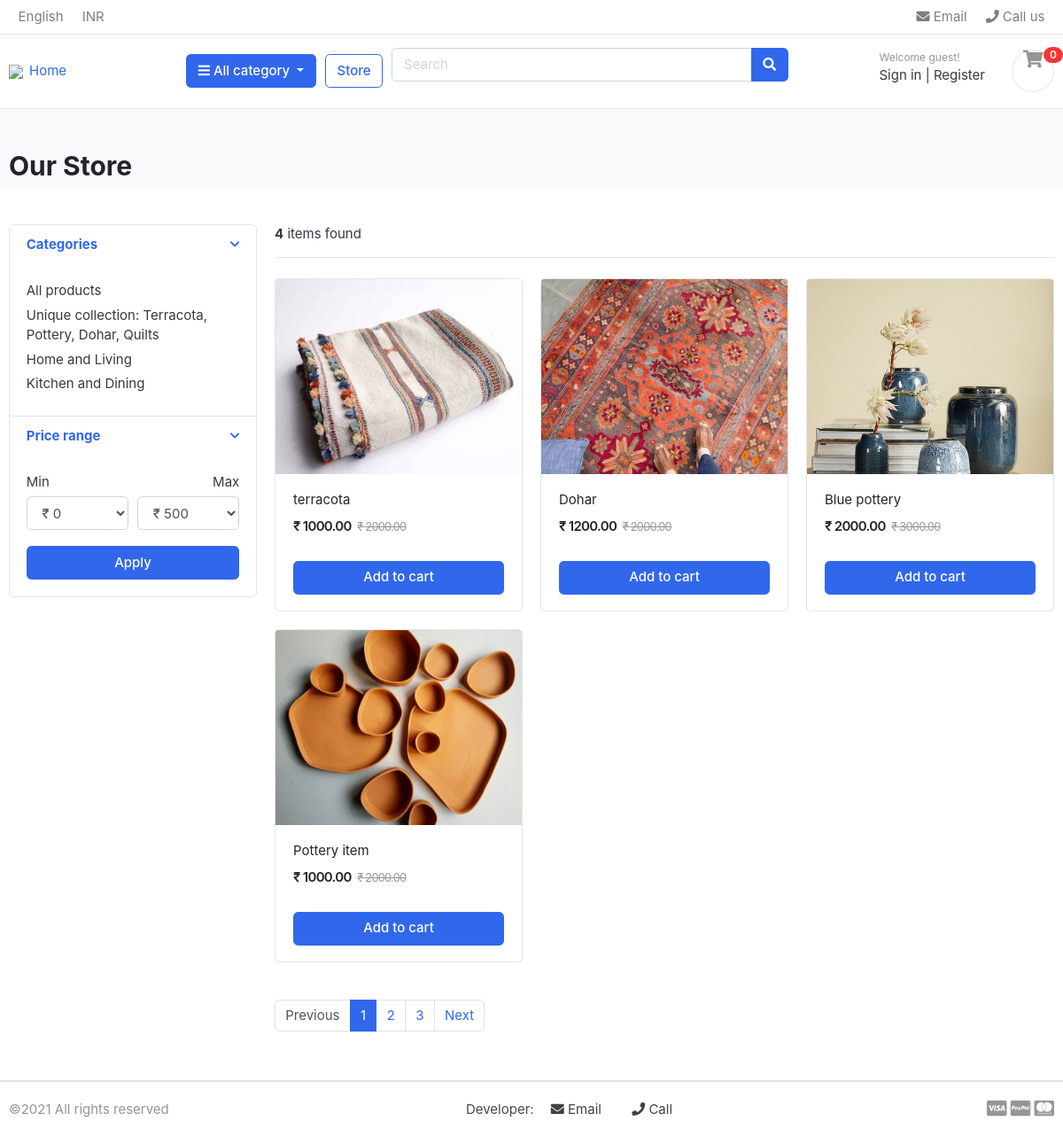
The page /shop/category/terracota/ on the database its author committed.
### all_category/models.py (models this page shows, shortened)
class Category(models.Model):
    category_name = models.CharField(max_length=100,unique=True)
    slug = models.SlugField(max_length=100,unique=True)
    category_img = models.ImageField(upload_to="photos/category",blank =True)
    description = models.TextField(max_length=300,blank = True)
    class Meta:
        verbose_name = "category"
        verbose_name_plural = "categories"
    def get_url(self):
        return reverse('products_by_category',args = [self.slug])

### shop/models.py (models this page shows, shortened)
class Product(models.Model):
    items = models.CharField(max_length=120)
    slug = models.SlugField (verbose_name = "slug",allow_unicode = True,unique=True,blank = True,null = True)
    price = models.DecimalField(max_digits=10,decimal_places=2)
    discounted_price = models.DecimalField(max_digits=10,decimal_places=2)
    description = models.TextField()
    image = models.ImageField(max_length=300,upload_to="product_images")
    stock = models.IntegerField(default=0)
    is_available = models.BooleanField(default=True)
    category = models.ForeignKey(Category, on_delete=models.CASCADE)
    created_date = models.DateTimeField(auto_now=True)
    modified_date = models.DateTimeField(auto_now=True)
    def get_url(self):
        return reverse('product_detail',args = [self.category.slug, self.slug])

### shop/views.py (the view)
# urls.py: path("",views.shop,name="shop"),
def shop(request,category_slug= None):
    categories = None
    products = None
    if category_slug !=None:
        categories = get_object_or_404(Category,slug = category_slug )
        products = Product.objects.filter(category = categories,is_available = True)
        product_count = products.count()
    else:
        products = Product.objects.all().filter(is_available=True)
        product_count = products.count()
    context = {"products":products,"product_count":product_count}
    return render(request, "shop/shop.html",context)

### all_category/context_processors.py (called while the page is built)
def menu_links(request):
    links = Category.objects.all()
    return dict(links = links)

### shop/templates/shop/shop.html (shortened to what this page needs)
{%extends 'base.html' %} {%load static%} {%block content%}
<section class="section-pagetop bg" style= "height: 5px;">
  <div class="container" style= "height: 5px;">
     {%if 'search' in request.path%}
<h2 class="title-page">Search Result</h2>
{% else %}
    <h2 class="title-page">Our Store</h2>
{%endif%}
  </div>
</section>
<section class="section-content padding-y">
  <div class="container">
    <div class="row">
      <aside class="col-md-3">
        <div class="card">
          <article class="filter-group">
            <header class="card-header">
              <a
                href="#"
                data-toggle="collapse"
                data-target="#collapse_1"
                aria-expanded="true"
                class=""
              >
                <i class="icon-control fa fa-chevron-down"></i>
                <h6 class="title">Categories</h6>
              </a>
            </header>
            <div class="filter-content collapse show" id="collapse_1" >
              <div class="card-body">
                <ul class="list-menu">
                  <li><a href="{% url 'shop' %}">All products </a></li>
                  {% for category in links %}
                  <li><a href="{{category.get_url }}">{{category.category_name}} </a></li>
                  {%endfor%}
                </ul>
              </div>
            </div>
          </article>
          <article class="filter-group">
            <header class="card-header">
              <a
                href="#"
                data-toggle="collapse"
                data-target="#collapse_3"
                aria-expanded="true"
                class=""
              >
                <i class="icon-control fa fa-chevron-down"></i>
                <h6 class="title">Price range</h6>
              </a>
            </header>
            <div class="filter-content collapse show" id="collapse_3" >
              <div class="card-body">
                <div class="form-row">
                  <div class="form-group col-md-6">
                    <label>Min</label>
                    <select class="mr-2 form-control">
                      <option value="0">&#8377 0</option>
                    </select>
                  </div>
                  <div class="form-group text-right col-md-6">
                    <label>Max</label>
                    <select class="mr-2 form-control">
                      <option value="50">&#8377 500</option>
                    </select>
                  </div>
                </div>
                <button class="btn btn-block btn-primary">Apply</button>
              </div>
            </div>
          </article>
        </div>
      </aside>
      <main class="col-md-9">
        <header class="border-bottom mb-4 pb-3">
          <div class="form-inline">
            <span class="mr-md-auto"> <b>{{product_count}}</b> items found  </span>
          </div>
        </header>
        <div class="row">
          {%if products%}
          {%for product in products%}
          <div class="col-md-4">
            <figure class="card card-product-grid">
              <div class="img-wrap">
                <a href="{{product.get_url}}"><img style="width: 100%;" src="{{product.image.url}}" /></a>
              </div>
              <figcaption class="info-wrap">
                <div class="fix-height">
                  <a href="{{product.get_url}}" class="title"
                    >{{product.items}}</a
                  >
                  <div class="price-wrap mt-2">
                    <span class="price">&#8377 {{product.discounted_price}}</span>
                    <del class="price-old">&#8377 {{product.price}}</del>
                  </div>
                </div>
                <a href="{%url 'cart'%}" class="btn btn-block btn-primary">Add to cart </a>
              </figcaption>
            </figure>
          </div>
          {%endfor%}
          {%else%}
          <div>
            <h2>No result found. Please try again</h2>
          </div>
          {%endif%}
        </div>
        <nav class="mt-4" aria-label="Page navigation sample">
          <ul class="pagination">
            <li class="page-item disabled">
              <a class="page-link" href="#">Previous</a>
            </li>
            <li class="page-item active">
              <a class="page-link" href="#">1</a>
            </li>
            <li class="page-item"><a class="page-link" href="#">2</a></li>
            <li class="page-item"><a class="page-link" href="#">3</a></li>
            <li class="page-item"><a class="page-link" href="#">Next</a></li>
          </ul>
        </nav>
      </main>
    </div>
  </div>
</section>
{%endblock%}

### shop/static/css/ui.css (style rules this page uses)
html { font-family: "Inter", sans-serif; font-size: 15px; }
.img-wrap { text-align: center; display: block; }
.img-wrap img { max-width: 100%; }
.price-wrap { letter-spacing: -0.7px; }
.padding-y { padding-top: 40px; padding-bottom: 40px; }
figure { margin-bottom: 0; }
article:after, .form-group:after { display: block; clear: both; content: ""; }
.bg { background-color: #f8f9fa; }
.title-page { color: #212529; }
[class*=list-] li:after { visibility: hidden; display: block; content: ""; overflow: hidden; height: 0; clear: both; }
.list-menu { list-style: none; margin: 0; padding-left: 0; }
.list-menu li { margin-bottom: 5px; }
.list-menu a { color: #343a40; }
[class*=card-product] a.title { color: #212529; display: block; }
[class*=card-product] .img-wrap { overflow: hidden; position: relative; }
[class*=card-product] .img-wrap img { height: 100%; max-width: 100%; width: auto; display: inline-block; -o-object-fit: cover; object-fit: cover; }
.card-product-grid { margin-bottom: 20px; }
.card-product-grid .img-wrap { border-radius: 0.2rem 0.2rem 0 0; height: 220px; }
.card-product-grid .info-wrap { overflow: hidden; padding: 18px 20px; }
.card-product-grid .fix-height { height: 80px; overflow: hidden; }
.card .img-wrap { overflow: hidden; }
.price { font-weight: 600; color: #212529; }
.price-old { color: #969696; margin-left: 3px; font-size: 85%; }
.icon-control { margin-top: 5px; float: right; font-size: 80%; }
.card-header .title { margin-bottom: 0; line-height: 1.5; }
.filter-group { border-bottom: 1px solid #e4e4e4; }
.filter-group .card-header { border-bottom: 0; }
.filter-group:last-child { border-bottom: 0; }
.section-pagetop { padding: 45px 0; }

### rows shown on the page
Category: category_name "Unique collection: Terracota, Pottery, Dohar, Quilts"
Category: category_name "Home and Living"
Category: category_name "Kitchen and Dining"
Product: image (picture), items "terracota", discounted_price "1000.00", price "2000.00"
Product: image (picture), items "Dohar", discounted_price "1200.00", price "2000.00"
Product: image (picture), items "Blue pottery", discounted_price "2000.00", price "3000.00"
Product: image (picture), items "Pottery item", discounted_price "1000.00", price "2000.00"

### other values the page prints
{{ product_count }} "4"
